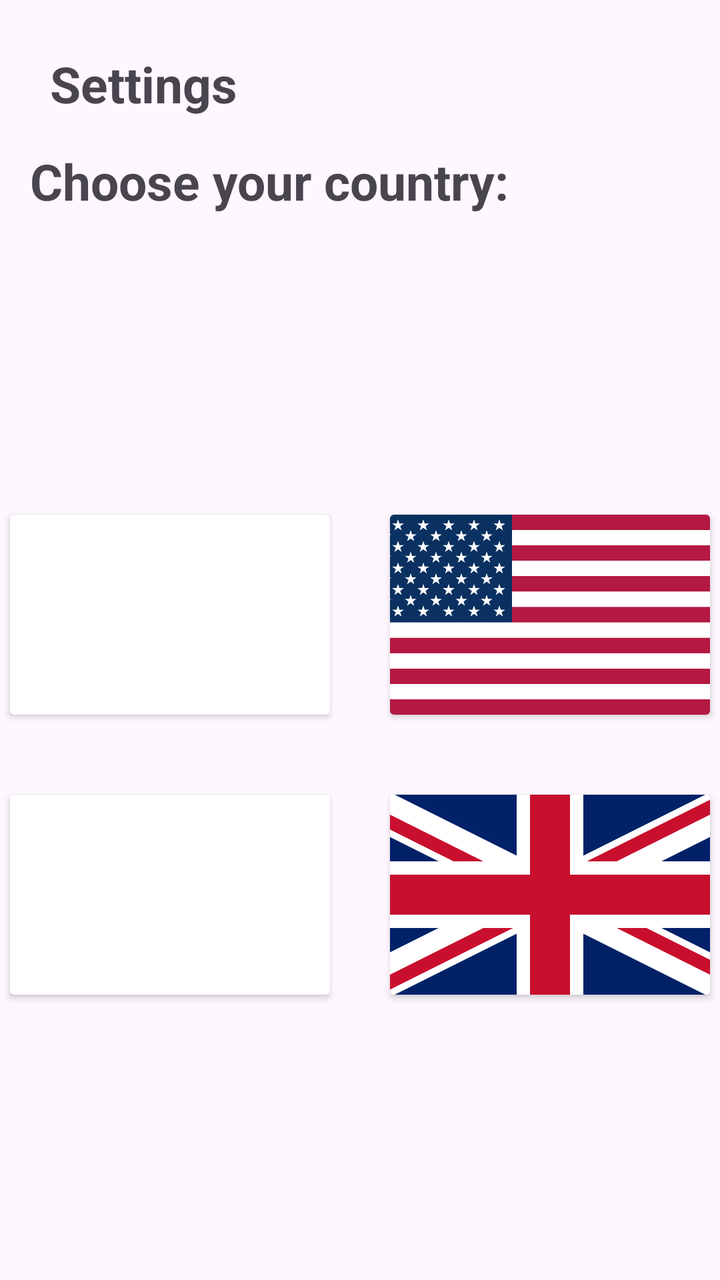
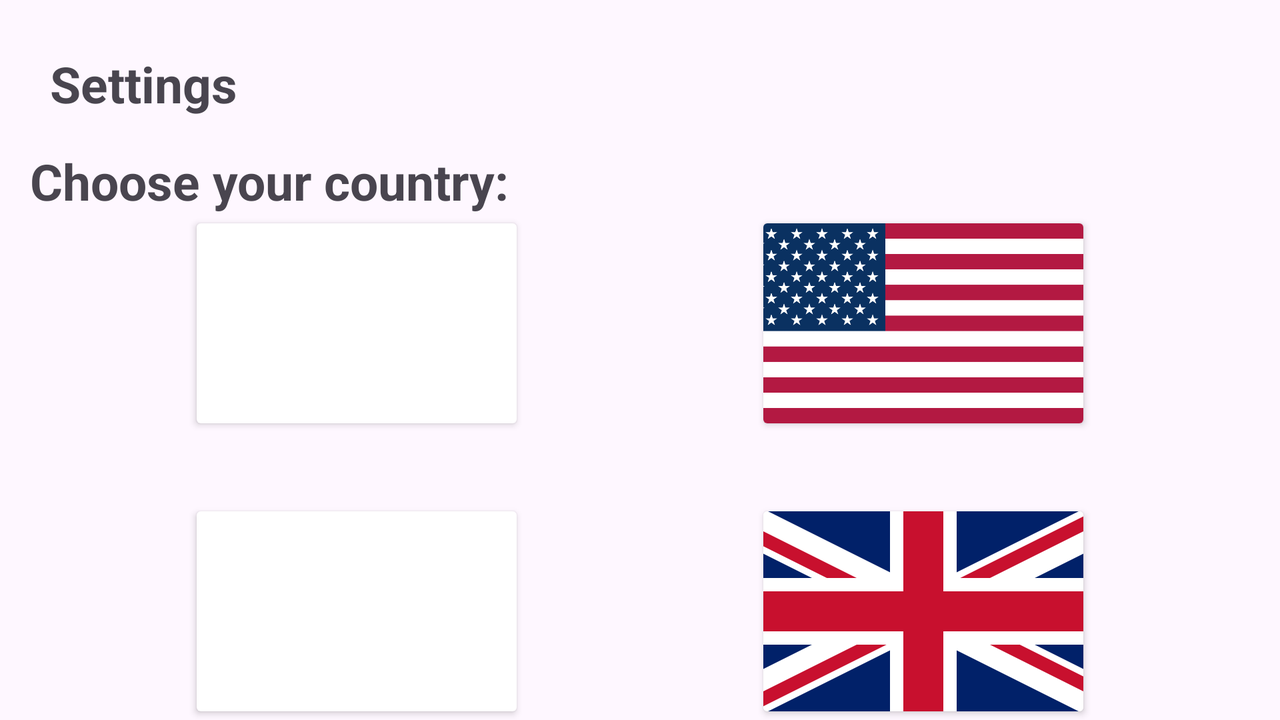

Compare how this app lays out the same screen by default and in its alternative resource folder. The renders come first, then the two layout files and the values they reference.
<!-- AndroidManifest.xml: application theme Theme.WhatNow -->
<!-- res/layout/activity_settings.xml -->
<?xml version="1.0" encoding="utf-8"?>
<androidx.constraintlayout.widget.ConstraintLayout xmlns:android="http://schemas.android.com/apk/res/android"
    xmlns:app="http://schemas.android.com/apk/res-auto"
    xmlns:tools="http://schemas.android.com/tools"
    android:id="@+id/main"
    android:layout_width="match_parent"
    android:layout_height="match_parent"
    tools:context=".SettingsActivity">

    <TextView
        android:id="@+id/settings_tv"
        style="@style/explore_style"
        android:layout_width="wrap_content"
        android:layout_height="wrap_content"
        android:layout_marginStart="25dp"
        android:layout_marginTop="25dp"
        android:text="Settings"
        app:layout_constraintStart_toStartOf="parent"
        app:layout_constraintTop_toTopOf="parent" />

    <TextView
        android:id="@+id/choose_tv"
        style="@style/explore_style"
        android:layout_width="wrap_content"
        android:layout_height="wrap_content"
        android:layout_margin="15dp"
        android:text="Choose your country:"
        app:layout_constraintStart_toStartOf="parent"
        app:layout_constraintTop_toBottomOf="@+id/settings_tv" />

    <androidx.cardview.widget.CardView
        android:id="@+id/eg_cv"
        android:layout_width="160dp"
        android:layout_height="100dp"
        android:layout_marginTop="150dp"
        app:layout_constraintEnd_toStartOf="@id/us_cv"
        app:layout_constraintStart_toStartOf="parent"
        app:layout_constraintTop_toBottomOf="@+id/choose_tv">

        <ImageView
            android:layout_width="match_parent"
            android:layout_height="match_parent"
            android:scaleType="centerCrop"
            android:src="@drawable/eg" />

        <ImageView
            android:id="@+id/check_icon_eg"
            android:layout_width="wrap_content"
            android:layout_height="wrap_content"
            android:src="@drawable/check_circle"
            android:visibility="invisible" />

    </androidx.cardview.widget.CardView>

    <androidx.cardview.widget.CardView
        android:id="@+id/us_cv"
        android:layout_width="160dp"
        android:layout_height="100dp"
        android:layout_marginStart="25dp"
        app:layout_constraintEnd_toEndOf="parent"
        app:layout_constraintStart_toEndOf="@+id/eg_cv"
        app:layout_constraintTop_toTopOf="@id/eg_cv">

        <ImageView
            android:layout_width="match_parent"
            android:layout_height="match_parent"
            android:scaleType="centerCrop"
            android:src="@drawable/us" />

        <ImageView
            android:id="@+id/check_icon_us"
            android:layout_width="wrap_content"
            android:layout_height="wrap_content"
            android:src="@drawable/check_circle"
            android:visibility="invisible" />
    </androidx.cardview.widget.CardView>

    <androidx.cardview.widget.CardView
        android:id="@+id/fr_cv"
        android:layout_width="160dp"
        android:layout_height="100dp"
        android:layout_marginTop="40dp"
        app:layout_constraintStart_toStartOf="@+id/eg_cv"
        app:layout_constraintTop_toBottomOf="@+id/eg_cv">

        <ImageView
            android:layout_width="match_parent"
            android:layout_height="match_parent"
            android:scaleType="centerCrop"
            android:src="@drawable/fr" />

        <ImageView
            android:id="@+id/check_icon_fr"
            android:layout_width="wrap_content"
            android:layout_height="wrap_content"
            android:src="@drawable/check_circle"
            android:visibility="invisible" />
    </androidx.cardview.widget.CardView>

    <androidx.cardview.widget.CardView
        android:id="@+id/uk_cv"
        android:layout_width="160dp"
        android:layout_height="100dp"
        android:layout_marginStart="25dp"
        app:layout_constraintEnd_toEndOf="parent"
        app:layout_constraintStart_toEndOf="@+id/fr_cv"
        app:layout_constraintTop_toTopOf="@id/fr_cv">

        <ImageView
            android:layout_width="match_parent"
            android:layout_height="match_parent"
            android:scaleType="centerCrop"
            android:src="@drawable/uk" />

        <ImageView
            android:id="@+id/check_icon_uk"
            android:layout_width="wrap_content"
            android:layout_height="wrap_content"
            android:src="@drawable/check_circle"
            android:visibility="invisible" />
    </androidx.cardview.widget.CardView>

</androidx.constraintlayout.widget.ConstraintLayout>
<!-- resources referenced by this layout -->
<resources>
  <!-- drawable check_circle (drawable) -->
  <vector xmlns:android="http://schemas.android.com/apk/res/android" android:height="24dp" android:tint="#6C1DAD" android:viewportHeight="24" android:viewportWidth="24" android:width="24dp">
        
      <path android:fillColor="@android:color/white" android:pathData="M12,2C6.48,2 2,6.48 2,12s4.48,10 10,10 10,-4.48 10,-10S17.52,2 12,2zM10,17l-5,-5 1.41,-1.41L10,14.17l7.59,-7.59L19,8l-9,9z"/>
      
  </vector>
  <!-- drawable uk: png bitmap (drawable, 5154 bytes) -->
  <!-- drawable us: png bitmap (drawable, 13091 bytes) -->
  <style name="explore_style">
          <item name="android:textSize">25sp</item>
          <item name="android:textStyle">bold</item>
      </style>
  <style name="Theme.WhatNow" parent="Base.Theme.WhatNow" />
  <style name="Base.Theme.WhatNow" parent="Theme.Material3.Light.NoActionBar">
          
          
      </style>
</resources>
<!-- res/layout-land/activity_settings.xml (the repository's variant of the layout above) -->
<!-- drawn on the phone turned sideways -->
<?xml version="1.0" encoding="utf-8"?>
<androidx.constraintlayout.widget.ConstraintLayout xmlns:android="http://schemas.android.com/apk/res/android"
    xmlns:app="http://schemas.android.com/apk/res-auto"
    xmlns:tools="http://schemas.android.com/tools"
    android:id="@+id/main"
    android:layout_width="match_parent"
    android:layout_height="match_parent"
    tools:context=".SettingsActivity">

    <TextView
        android:id="@+id/settings_tv"
        style="@style/explore_style"
        android:layout_width="wrap_content"
        android:layout_height="wrap_content"
        android:layout_marginStart="25dp"
        android:layout_marginTop="25dp"
        android:text="Settings"
        app:layout_constraintStart_toStartOf="parent"
        app:layout_constraintTop_toTopOf="parent" />

    <TextView
        android:id="@+id/choose_tv"
        style="@style/explore_style"
        android:layout_width="wrap_content"
        android:layout_height="wrap_content"
        android:layout_margin="15dp"
        android:text="Choose your country:"
        app:layout_constraintStart_toStartOf="parent"
        app:layout_constraintTop_toBottomOf="@+id/settings_tv" />

    <androidx.cardview.widget.CardView
        android:id="@+id/eg_cv"
        android:layout_width="160dp"
        android:layout_height="100dp"

        app:layout_constraintEnd_toStartOf="@id/us_cv"
        app:layout_constraintStart_toStartOf="parent"
        app:layout_constraintTop_toBottomOf="@+id/choose_tv"
        app:layout_constraintBottom_toTopOf="@+id/fr_cv">

        <ImageView
            android:layout_width="match_parent"
            android:layout_height="match_parent"
            android:scaleType="centerCrop"
            android:src="@drawable/eg" />

        <ImageView
            android:id="@+id/check_icon_eg"
            android:layout_width="wrap_content"
            android:layout_height="wrap_content"
            android:src="@drawable/check_circle"
            android:visibility="invisible" />

    </androidx.cardview.widget.CardView>

    <androidx.cardview.widget.CardView
        android:id="@+id/us_cv"
        android:layout_width="160dp"
        android:layout_height="100dp"
        android:layout_marginStart="25dp"
        app:layout_constraintEnd_toEndOf="parent"
        app:layout_constraintStart_toEndOf="@+id/eg_cv"
        app:layout_constraintTop_toTopOf="@id/eg_cv">

        <ImageView
            android:layout_width="match_parent"
            android:layout_height="match_parent"
            android:scaleType="centerCrop"
            android:src="@drawable/us" />

        <ImageView
            android:id="@+id/check_icon_us"
            android:layout_width="wrap_content"
            android:layout_height="wrap_content"
            android:src="@drawable/check_circle"
            android:visibility="invisible" />
    </androidx.cardview.widget.CardView>

    <androidx.cardview.widget.CardView
        android:id="@+id/fr_cv"
        android:layout_width="160dp"
        android:layout_height="100dp"
        android:layout_marginTop="40dp"
        app:layout_constraintStart_toStartOf="@+id/eg_cv"
        app:layout_constraintTop_toBottomOf="@+id/eg_cv"
        app:layout_constraintBottom_toBottomOf="parent">

        <ImageView
            android:layout_width="match_parent"
            android:layout_height="match_parent"
            android:scaleType="centerCrop"
            android:src="@drawable/fr" />

        <ImageView
            android:id="@+id/check_icon_fr"
            android:layout_width="wrap_content"
            android:layout_height="wrap_content"
            android:src="@drawable/check_circle"
            android:visibility="invisible" />
    </androidx.cardview.widget.CardView>

    <androidx.cardview.widget.CardView
        android:id="@+id/uk_cv"
        android:layout_width="160dp"
        android:layout_height="100dp"
        android:layout_marginStart="25dp"
        app:layout_constraintEnd_toEndOf="parent"
        app:layout_constraintStart_toEndOf="@+id/fr_cv"
        app:layout_constraintTop_toTopOf="@id/fr_cv">

        <ImageView
            android:layout_width="match_parent"
            android:layout_height="match_parent"
            android:scaleType="centerCrop"
            android:src="@drawable/uk" />

        <ImageView
            android:id="@+id/check_icon_uk"
            android:layout_width="wrap_content"
            android:layout_height="wrap_content"
            android:src="@drawable/check_circle"
            android:visibility="invisible" />
    </androidx.cardview.widget.CardView>

</androidx.constraintlayout.widget.ConstraintLayout>
